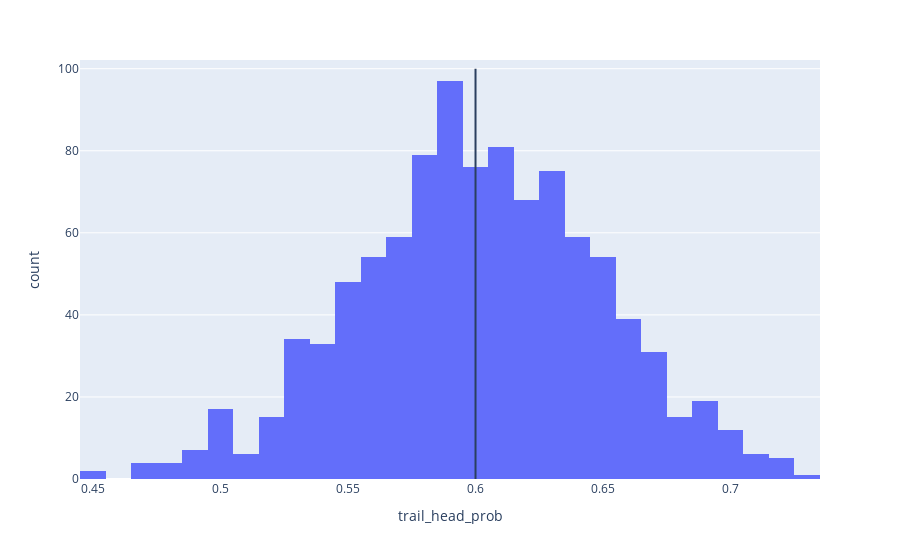

Write notebook code for a chart like this one.
### Code cell
results = pd.DataFrame({'trail_head_prob':trails_head_probs, 'trail_id':range(n_trails)})
px.histogram(results, x='trail_head_prob').update_layout(shapes=[dict(type='line', x0=head_prob, x1=head_prob, y0=0, y1=100)])

### Figure 1 — Plotly figure (JSON) as saved in the notebook; plotly's stock layout.template omitted (floating-point values rounded to 4 significant figures; data arrays with more than 128 entries replaced by an {"elided": "..."} marker saying what was removed)
{"data": [{"alignmentgroup": "True", "bingroup": "x", "hovertemplate": "trail_head_prob=%{x}<br>count=%{y}<extra></extra>", "legendgroup": "", "marker": {"color": "#636efa", "pattern": {"shape": ""}}, "name": "", "offsetgroup": "", "orientation": "v", "showlegend": false, "type": "histogram", "x": {"elided": "1000 float values"}, "xaxis": "x", "yaxis": "y"}], "layout": {"autosize": true, "barmode": "relative", "legend": {"tracegroupgap": 0}, "margin": {"t": 60}, "shapes": [{"type": "line", "x0": 0.6, "x1": 0.6, "y0": 0, "y1": 100}], "xaxis": {"anchor": "y", "autorange": true, "domain": [0, 1], "range": [0.445, 0.735], "title": {"text": "trail_head_prob"}, "type": "linear"}, "yaxis": {"anchor": "x", "autorange": true, "domain": [0, 1], "range": [-0.4663, 102.1], "title": {"text": "count"}}}}
